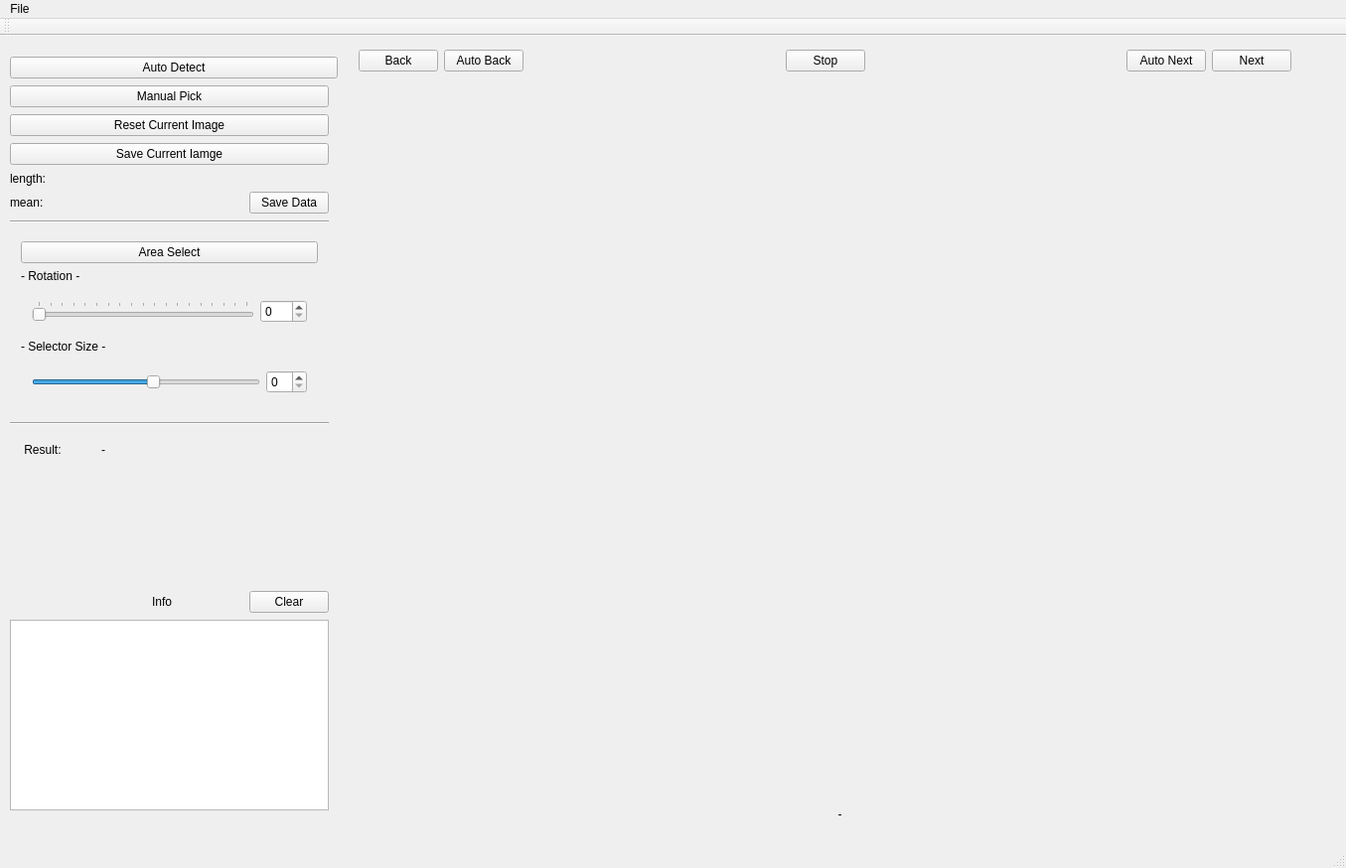
<?xml version="1.0" encoding="UTF-8"?>
<ui version="4.0">
 <class>CashmereDetectorClass</class>
 <widget class="QMainWindow" name="CashmereDetectorClass">
  <property name="geometry">
   <rect>
    <x>0</x>
    <y>0</y>
    <width>1355</width>
    <height>874</height>
   </rect>
  </property>
  <property name="windowTitle">
   <string>CashmereDetector</string>
  </property>
  <widget class="QWidget" name="centralWidget">
   <widget class="QWidget" name="widget" native="true">
    <property name="geometry">
     <rect>
      <x>350</x>
      <y>50</y>
      <width>960</width>
      <height>720</height>
     </rect>
    </property>
   </widget>
   <widget class="QWidget" name="verticalLayoutWidget">
    <property name="geometry">
     <rect>
      <x>10</x>
      <y>10</y>
      <width>332</width>
      <height>781</height>
     </rect>
    </property>
    <layout class="QVBoxLayout" name="verticalLayout">
     <property name="spacing">
      <number>7</number>
     </property>
     <property name="leftMargin">
      <number>0</number>
     </property>
     <item>
      <widget class="QPushButton" name="pushButton_autoDetect">
       <property name="minimumSize">
        <size>
         <width>330</width>
         <height>0</height>
        </size>
       </property>
       <property name="text">
        <string>Auto Detect</string>
       </property>
      </widget>
     </item>
     <item>
      <widget class="QPushButton" name="pushButton_pick">
       <property name="text">
        <string>Manual Pick</string>
       </property>
      </widget>
     </item>
     <item>
      <widget class="QPushButton" name="pushButton_reset">
       <property name="text">
        <string>Reset Current Image</string>
       </property>
      </widget>
     </item>
     <item>
      <widget class="QPushButton" name="pushButton_saveCurr">
       <property name="text">
        <string>Save Current Iamge</string>
       </property>
      </widget>
     </item>
     <item>
      <layout class="QGridLayout" name="gridLayout" columnstretch="1,3,1" columnminimumwidth="0,0,0">
       <item row="1" column="2">
        <widget class="QPushButton" name="pushButton_saveLength">
         <property name="text">
          <string>Save Data</string>
         </property>
        </widget>
       </item>
       <item row="1" column="0">
        <widget class="QLabel" name="label_lengthText">
         <property name="text">
          <string>mean: </string>
         </property>
        </widget>
       </item>
       <item row="1" column="1">
        <widget class="QLabel" name="label_mean">
         <property name="text">
          <string/>
         </property>
        </widget>
       </item>
       <item row="0" column="0">
        <widget class="QLabel" name="label_lengthText_2">
         <property name="text">
          <string>length: </string>
         </property>
        </widget>
       </item>
       <item row="0" column="1">
        <widget class="QLabel" name="label_length">
         <property name="text">
          <string/>
         </property>
        </widget>
       </item>
      </layout>
     </item>
     <item>
      <widget class="Line" name="line">
       <property name="orientation">
        <enum>Qt::Horizontal</enum>
       </property>
      </widget>
     </item>
     <item>
      <widget class="QWidget" name="widget_2" native="true">
       <layout class="QVBoxLayout" name="verticalLayout_2">
        <item>
         <widget class="QPushButton" name="pushButton_areaSelect">
          <property name="text">
           <string>Area Select</string>
          </property>
         </widget>
        </item>
        <item>
         <widget class="QLabel" name="label">
          <property name="text">
           <string>- Rotation -</string>
          </property>
         </widget>
        </item>
        <item>
         <widget class="QWidget" name="widget_3" native="true">
          <layout class="QHBoxLayout" name="horizontalLayout">
           <item>
            <widget class="QSlider" name="slider_rotate">
             <property name="maximum">
              <number>180</number>
             </property>
             <property name="orientation">
              <enum>Qt::Horizontal</enum>
             </property>
             <property name="tickPosition">
              <enum>QSlider::TicksAbove</enum>
             </property>
            </widget>
           </item>
           <item>
            <widget class="QSpinBox" name="spin_rotate">
             <property name="maximum">
              <number>180</number>
             </property>
            </widget>
           </item>
          </layout>
         </widget>
        </item>
        <item>
         <widget class="QLabel" name="label_2">
          <property name="text">
           <string>- Selector Size -</string>
          </property>
         </widget>
        </item>
        <item>
         <widget class="QWidget" name="widget_4" native="true">
          <layout class="QHBoxLayout" name="horizontalLayout_3">
           <item>
            <widget class="QSlider" name="slider_selectorSize">
             <property name="value">
              <number>53</number>
             </property>
             <property name="orientation">
              <enum>Qt::Horizontal</enum>
             </property>
             <property name="tickPosition">
              <enum>QSlider::NoTicks</enum>
             </property>
            </widget>
           </item>
           <item>
            <widget class="QSpinBox" name="spin_selectorSize"/>
           </item>
          </layout>
         </widget>
        </item>
       </layout>
      </widget>
     </item>
     <item>
      <widget class="Line" name="line_2">
       <property name="orientation">
        <enum>Qt::Horizontal</enum>
       </property>
      </widget>
     </item>
     <item>
      <widget class="QWidget" name="widget_7" native="true">
       <layout class="QHBoxLayout" name="horizontalLayout_5">
        <item>
         <widget class="QLabel" name="label_3">
          <property name="maximumSize">
           <size>
            <width>75</width>
            <height>16777215</height>
           </size>
          </property>
          <property name="text">
           <string> Result:</string>
          </property>
         </widget>
        </item>
        <item>
         <widget class="QLabel" name="label_result">
          <property name="text">
           <string>-</string>
          </property>
         </widget>
        </item>
       </layout>
      </widget>
     </item>
     <item>
      <spacer name="verticalSpacer_2">
       <property name="orientation">
        <enum>Qt::Vertical</enum>
       </property>
       <property name="sizeType">
        <enum>QSizePolicy::Expanding</enum>
       </property>
       <property name="sizeHint" stdset="0">
        <size>
         <width>20</width>
         <height>67</height>
        </size>
       </property>
      </spacer>
     </item>
     <item>
      <layout class="QHBoxLayout" name="horizontalLayout_2" stretch="6,3,1,1">
       <property name="leftMargin">
        <number>5</number>
       </property>
       <item>
        <spacer name="horizontalSpacer">
         <property name="orientation">
          <enum>Qt::Horizontal</enum>
         </property>
         <property name="sizeType">
          <enum>QSizePolicy::Expanding</enum>
         </property>
         <property name="sizeHint" stdset="0">
          <size>
           <width>110</width>
           <height>20</height>
          </size>
         </property>
        </spacer>
       </item>
       <item>
        <widget class="QLabel" name="label_info">
         <property name="text">
          <string>Info</string>
         </property>
        </widget>
       </item>
       <item>
        <spacer name="horizontalSpacer_2">
         <property name="orientation">
          <enum>Qt::Horizontal</enum>
         </property>
         <property name="sizeHint" stdset="0">
          <size>
           <width>40</width>
           <height>20</height>
          </size>
         </property>
        </spacer>
       </item>
       <item>
        <widget class="QPushButton" name="pushButton_clear">
         <property name="text">
          <string>Clear</string>
         </property>
        </widget>
       </item>
      </layout>
     </item>
     <item>
      <widget class="QTextBrowser" name="textBrowser">
       <property name="html">
        <string>&lt;!DOCTYPE HTML PUBLIC &quot;-//W3C//DTD HTML 4.0//EN&quot; &quot;http://www.w3.org/TR/REC-html40/strict.dtd&quot;&gt;
&lt;html&gt;&lt;head&gt;&lt;meta name=&quot;qrichtext&quot; content=&quot;1&quot; /&gt;&lt;style type=&quot;text/css&quot;&gt;
p, li { white-space: pre-wrap; }
&lt;/style&gt;&lt;/head&gt;&lt;body style=&quot; font-family:'SimSun'; font-size:9pt; font-weight:400; font-style:normal;&quot;&gt;
&lt;p style=&quot;-qt-paragraph-type:empty; margin-top:0px; margin-bottom:0px; margin-left:0px; margin-right:0px; -qt-block-indent:0; text-indent:0px;&quot;&gt;&lt;br /&gt;&lt;/p&gt;&lt;/body&gt;&lt;/html&gt;</string>
       </property>
      </widget>
     </item>
    </layout>
   </widget>
   <widget class="QWidget" name="widget_5" native="true">
    <property name="geometry">
     <rect>
      <x>350</x>
      <y>0</y>
      <width>961</width>
      <height>50</height>
     </rect>
    </property>
    <layout class="QHBoxLayout" name="horizontalLayout_4">
     <item>
      <widget class="QPushButton" name="pushButton_back">
       <property name="text">
        <string>Back</string>
       </property>
      </widget>
     </item>
     <item>
      <widget class="QPushButton" name="pushButton_autoBack">
       <property name="text">
        <string>Auto Back</string>
       </property>
      </widget>
     </item>
     <item>
      <spacer name="horizontalSpacer_3">
       <property name="orientation">
        <enum>Qt::Horizontal</enum>
       </property>
       <property name="sizeHint" stdset="0">
        <size>
         <width>40</width>
         <height>20</height>
        </size>
       </property>
      </spacer>
     </item>
     <item>
      <widget class="QPushButton" name="pushButton_autoStop">
       <property name="text">
        <string>Stop</string>
       </property>
      </widget>
     </item>
     <item>
      <spacer name="horizontalSpacer_4">
       <property name="orientation">
        <enum>Qt::Horizontal</enum>
       </property>
       <property name="sizeHint" stdset="0">
        <size>
         <width>40</width>
         <height>20</height>
        </size>
       </property>
      </spacer>
     </item>
     <item>
      <widget class="QPushButton" name="pushButton_autoNext">
       <property name="text">
        <string>Auto Next</string>
       </property>
      </widget>
     </item>
     <item>
      <widget class="QPushButton" name="pushButton_next">
       <property name="text">
        <string>Next</string>
       </property>
      </widget>
     </item>
    </layout>
   </widget>
   <widget class="QLabel" name="label_filename">
    <property name="geometry">
     <rect>
      <x>790</x>
      <y>770</y>
      <width>111</width>
      <height>28</height>
     </rect>
    </property>
    <property name="text">
     <string>-</string>
    </property>
    <property name="alignment">
     <set>Qt::AlignCenter</set>
    </property>
   </widget>
  </widget>
  <widget class="QMenuBar" name="menuBar">
   <property name="geometry">
    <rect>
     <x>0</x>
     <y>0</y>
     <width>1355</width>
     <height>26</height>
    </rect>
   </property>
   <widget class="QMenu" name="menuFile">
    <property name="title">
     <string>File</string>
    </property>
    <addaction name="openFileAction"/>
    <addaction name="resetAction"/>
   </widget>
   <addaction name="menuFile"/>
  </widget>
  <widget class="QToolBar" name="mainToolBar">
   <attribute name="toolBarArea">
    <enum>TopToolBarArea</enum>
   </attribute>
   <attribute name="toolBarBreak">
    <bool>false</bool>
   </attribute>
  </widget>
  <widget class="QStatusBar" name="statusBar"/>
  <action name="openFileAction">
   <property name="text">
    <string>Open File</string>
   </property>
  </action>
  <action name="resetAction">
   <property name="text">
    <string>Reset</string>
   </property>
  </action>
 </widget>
 <layoutdefault spacing="6" margin="11"/>
 <resources>
  <include location="CashmereDetector.qrc"/>
 </resources>
 <connections>
  <connection>
   <sender>pushButton_clear</sender>
   <signal>clicked()</signal>
   <receiver>textBrowser</receiver>
   <slot>clear()</slot>
   <hints>
    <hint type="sourcelabel">
     <x>203</x>
     <y>105</y>
    </hint>
    <hint type="destinationlabel">
     <x>223</x>
     <y>277</y>
    </hint>
   </hints>
  </connection>
 </connections>
</ui>
